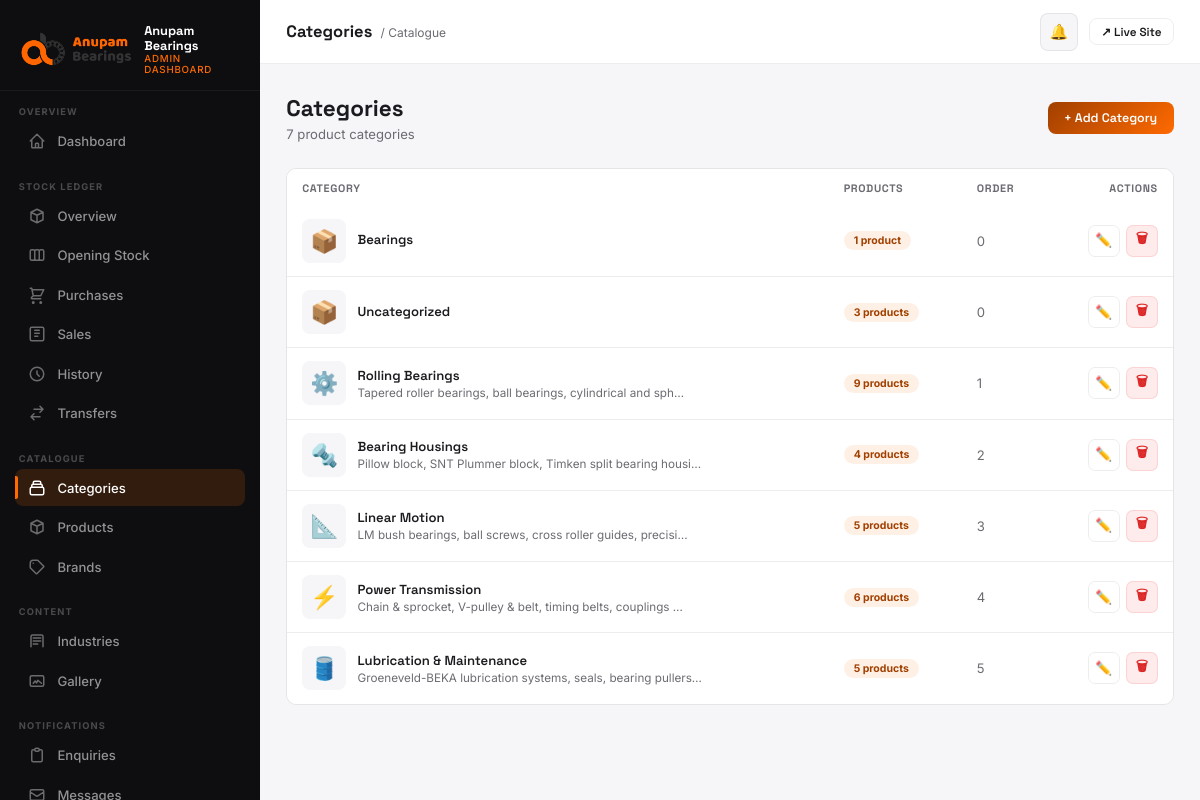
Screenshot of /dashboard/categories/ (signed in) with the database file from the repository.
### products/models.py (models this page shows, shortened)
class Category(models.Model):
    name = models.CharField(max_length=200)
    slug = models.SlugField(unique=True)
    description = models.TextField(blank=True)
    icon = models.CharField(max_length=100, blank=True, help_text="Icon class or emoji")
    image = models.ImageField(upload_to='categories/', blank=True, null=True)
    order = models.IntegerField(default=0)
    class Meta:
        verbose_name_plural = 'Categories'
        ordering = ['order', 'name']

### dashboard/views.py (the view)
# urls.py: path('categories/',            views.category_list,           name='categories'),
@login_required(login_url='/dashboard/login/')
@staff_required
@role_required(UserProfile.ADMIN)
def category_list(request):
    categories = Category.objects.annotate(product_count=Count('products')).order_by('order', 'name')
    return render(request, 'dashboard/categories.html', {'categories': categories})

### core/context_processors.py (called while the page is built)
def seo(request):
    return build_seo_context(request)

### core/seo.py (called while the page is built)
def site_url() -> str:
    return getattr(settings, 'SITE_URL', 'https://anupambearings.com').rstrip('/')

def absolute_url(path: str) -> str:
    if not path:
        return site_url()
    parsed = urlsplit(path)
    if parsed.scheme:
        return path
    if path.startswith('/'):
        return f'{site_url()}{path}'
    return f"{site_url()}/{path.lstrip('/')}"

def build_canonical_url(request, *, path: str | None = None) -> str:
    canonical_path = path if path is not None else request.path
    return absolute_url(canonical_path)

def _serialize_schema(schema: dict) -> str:
    return json.dumps(schema, ensure_ascii=False, separators=(',', ':'))

def website_schema() -> dict:
    return {
        '@context': 'https://schema.org',
        '@type': 'WebSite',
        '@id': f'{site_url()}#website',
        'url': site_url(),
        'name': SITE_NAME,
        'alternateName': 'Anupam Bearings India',
        'description': SITE_DESCRIPTION,
        'publisher': {'@id': f'{site_url()}#organization'},
        'potentialAction': {
            '@type': 'SearchAction',
            'target': {
                '@type': 'EntryPoint',
                'urlTemplate': f'{site_url()}/products/?q={{search_term_string}}',
            },
            'query-input': 'required name=search_term_string',
        },
    }

### stock_ledger/context_processors.py (called while the page is built, shortened)
def dashboard_role(request):
    user = getattr(request, 'user', None)
    if not user or not user.is_authenticated or not user.is_staff:
        return {}
    profile = getattr(user, 'stock_profile', None)
    if profile is None:
        return {}
    return {
        'dash_role': profile.role,
        'dash_branch': profile.branch,
    }

def low_stock_alert(request):
    user = getattr(request, 'user', None)
    if not user or not user.is_authenticated or not user.is_staff:
        return {'show_low_stock_modal': False}
    profile = getattr(user, 'stock_profile', None)
    if profile is None or profile.role not in (UserProfile.ADMIN, UserProfile.BRANCH_STAFF):
        return {'show_low_stock_modal': False}
    if request.session.get('low_stock_alert_shown'):
        return {'show_low_stock_modal': False}

### templates/dashboard/categories.html (shortened to what this page needs)
{% extends "dashboard/base.html" %}
{% block page_title %}Categories{% endblock %}
{% block breadcrumb %}<span class="topbar-breadcrumb">/ Catalogue</span>{% endblock %}
{% block nav_cats %}active{% endblock %}
{% block content %}
<div class="page-header">
  <div class="page-header-left">
    <h1>Categories</h1>
    <p>{{ categories|length }} product categor{{ categories|length|pluralize:"y,ies" }}</p>
  </div>
  <a href="{% url 'dashboard:category_add' %}" class="btn btn-primary">+ Add Category</a>
</div>
<div class="table-wrap">
  <table>
    <thead>
      <tr>
        <th>Category</th>
        <th>Products</th>
        <th>Order</th>
        <th style="text-align:right;">Actions</th>
      </tr>
    </thead>
    <tbody>
      {% for cat in categories %}
      <tr id="cat-row-{{ cat.pk }}">
        <td>
          <div class="prod-td">
            <div class="prod-thumb" style="font-size:1.5rem;">
              {% if cat.image %}<img src="{{ cat.image.url }}" alt="{{ cat.name }}"/>
              {% else %}{{ cat.icon|default:"📦" }}{% endif %}
            </div>
            <div>
              <div class="td-name">{{ cat.name }}</div>
              <div class="td-sub">{{ cat.description|truncatechars:60 }}</div>
            </div>
          </div>
        </td>
        <td>
          <span class="pill" style="background:rgba(255,106,0,0.1);color:var(--orange-dk);">
            {{ cat.product_count }} product{{ cat.product_count|pluralize }}
          </span>
        </td>
        <td style="color:var(--muted);font-size:0.875rem;">{{ cat.order }}</td>
        <td style="text-align:right;">
          <div style="display:flex;align-items:center;justify-content:flex-end;gap:0.4rem;">
            <a href="{% url 'dashboard:category_edit' cat.pk %}" class="btn btn-ghost btn-sm btn-icon" title="Edit">✏️</a>
            <button
              class="btn btn-danger btn-sm btn-icon"
              title="Delete"
              onclick="confirmDelete('{% url 'dashboard:category_delete' cat.pk %}', '{{ cat.name|escapejs }}', () => document.getElementById('cat-row-{{ cat.pk }}').remove())"
            >🗑</button>
          </div>
        </td>
      </tr>
      {% empty %}
      <tr><td colspan="4"><div class="empty-state"><div class="empty-state-icon">📂</div><h3>No categories</h3><p><a href="{% url 'dashboard:category_add' %}">Add your first category</a></p></div></td></tr>
      {% endfor %}
    </tbody>
  </table>
</div>
{% endblock %}

### templates/dashboard/base.html (style rules this page uses)
*, *::before, *::after { box-sizing: border-box; margin: 0; padding: 0; }
:root { --orange: #ff6a00; --orange-dk: #a14000; --surface: #f6f5f7; --card: #ffffff; --sidebar-bg: #0e0e11; --sidebar-w: 260px; --on: #1b1b1f; --muted: #6b6b72; --border: rgba(0,0,0,0.07); --grad: linear-gradient(135deg,#a14000 0%,#ff6a00 100%); --radius: 10px; --shadow: 0 2px 16px rgba(0,0,0,0.07); --shadow-lg: 0 8px 40px rgba(0,0,0,0.12); --font-d: 'Space Grotesk', sans-serif; --font-b: 'Inter', sans-serif; }
html { font-size: 15px; -webkit-font-smoothing: antialiased; }
body { font-family: var(--font-b); background: var(--surface); color: var(--on); display: flex; min-height: 100vh; overflow-x: hidden; }
.topbar-breadcrumb { font-size: 0.8rem; color: var(--muted); margin-left: 4px; }
.page-header { display: flex; align-items: center; justify-content: space-between; margin-bottom: 1.75rem; gap: 1rem; flex-wrap: wrap; }
.page-header-left h1 { font-family: var(--font-d); font-size: 1.5rem; font-weight: 700; }
.page-header-left p { color: var(--muted); font-size: 0.875rem; margin-top: 0.2rem; }
.table-wrap { overflow-x: auto; border-radius: var(--radius); border: 1px solid var(--border); }
table { width: 100%; border-collapse: collapse; font-size: 0.875rem; }
thead { background: var(--surface); }
th { padding: 0.75rem 1rem; text-align: left; font-family: var(--font-d); font-size: 0.72rem; font-weight: 700; letter-spacing: 0.06em; text-transform: uppercase; color: var(--muted); white-space: nowrap; }
td { padding: 0.875rem 1rem; border-top: 1px solid var(--border); vertical-align: middle; }
tr { background: var(--card); transition: background 0.12s; }
tr:first-child td { border-top: none; }
.td-name { font-family: var(--font-d); font-weight: 600; font-size: 0.875rem; }
.td-sub { font-size: 0.78rem; color: var(--muted); margin-top: 2px; }
.pill { display: inline-flex; align-items: center; gap: 4px; padding: 3px 10px; border-radius: 99px; font-size: 0.7rem; font-weight: 700; }
.btn { display: inline-flex; align-items: center; gap: 0.4rem; padding: 0.55rem 1.1rem; border-radius: 8px; font-family: var(--font-d); font-size: 0.83rem; font-weight: 600; cursor: pointer; border: none; text-decoration: none; transition: all 0.18s; }
.btn-primary { background: var(--grad); color: #fff; }
.btn-ghost { background: transparent; color: var(--on); border: 1px solid var(--border); }
.btn-danger { background: rgba(239,68,68,0.1); color: #dc2626; border: 1px solid rgba(239,68,68,0.15); }
.btn-sm { padding: 0.35rem 0.75rem; font-size: 0.78rem; }
.btn-icon { width: 32px; height: 32px; padding: 0; justify-content: center; border-radius: 7px; font-size: 0.9rem; }
.prod-thumb { width: 44px; height: 44px; border-radius: 8px; background: var(--surface); display: flex; align-items: center; justify-content: center; font-size: 1.3rem; flex-shrink: 0; overflow: hidden; }
.prod-td { display: flex; align-items: center; gap: 0.75rem; }

### rows the page displays
Category: icon "📦", name "Bearings", product_count "1", order "0"
Category: icon "📦", name "Uncategorized", product_count "3", order "0"
Category: icon "⚙️", name "Rolling Bearings", description "Tapered roller bearings, ball bearings, cylindrical and sph…", product_count "9", order "1"
Category: icon "🔩", name "Bearing Housings", description "Pillow block, SNT Plummer block, Timken split bearing housi…", product_count "4", order "2"
Category: icon "📐", name "Linear Motion", description "LM bush bearings, ball screws, cross roller guides, precisi…", product_count "5", order "3"
Category: icon "⚡", name "Power Transmission", description "Chain & sprocket, V-pulley & belt, timing belts, couplings …", product_count "6", order "4"
Category: icon "🛢️", name "Lubrication & Maintenance", description "Groeneveld-BEKA lubrication systems, seals, bearing pullers…", product_count "5", order "5"

### other values shown
{{ categories|length }} "7"
